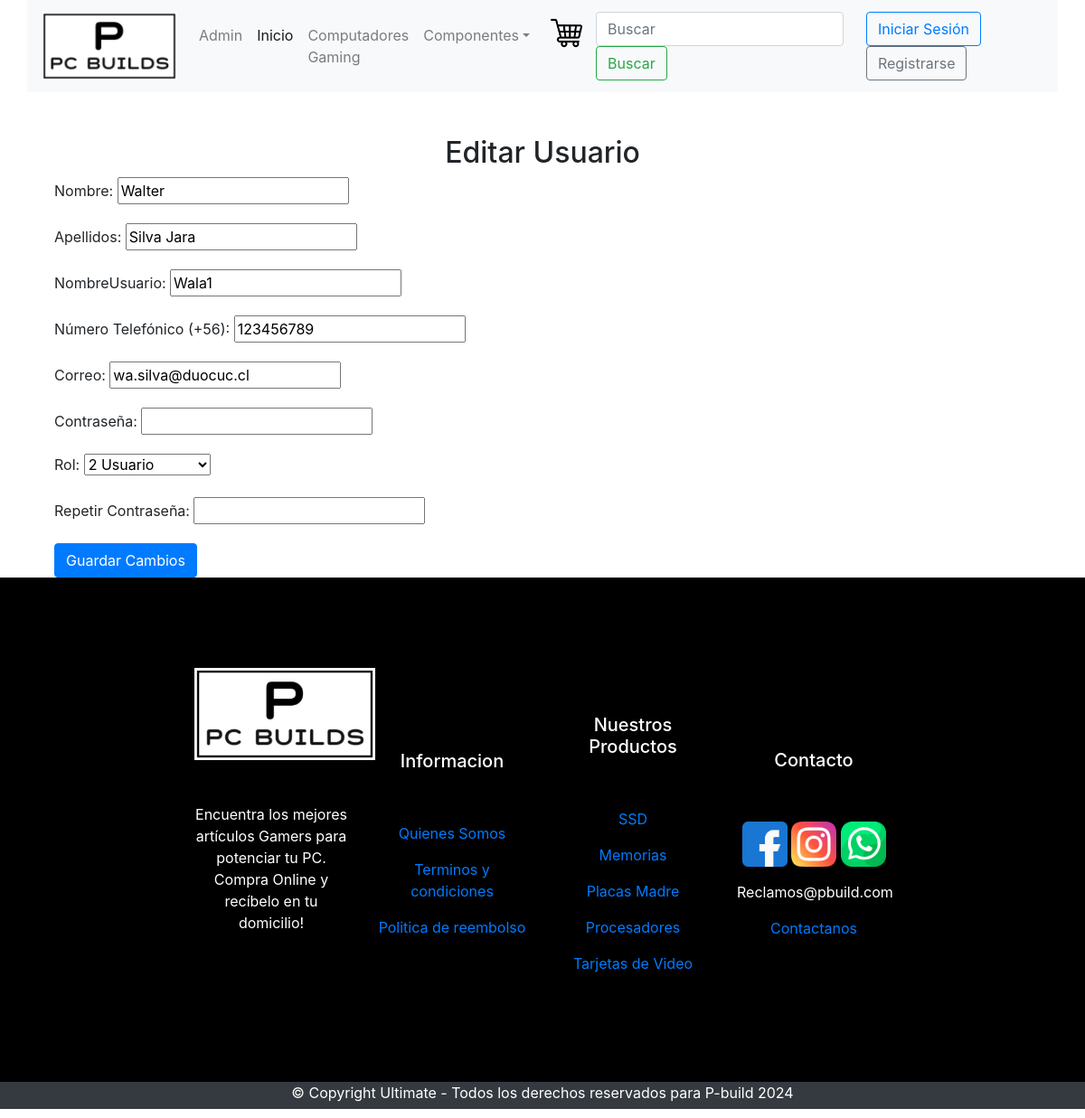
/editar_usuario/6/, run on the app's committed database.
### core/models.py (models this page shows, shortened)
class UsuarioHardware(models.Model):
    idUsuario = models.AutoField(primary_key=True, verbose_name='Id de usuario')
    nombreUsuario = models.CharField(max_length=15)
    nombre = models.CharField(max_length=20)
    apellidos = models.CharField(max_length=40)
    numero_telefonico = models.CharField(max_length=20, verbose_name="Número Telefónico (+56)", default='0000000000')
    correo = models.EmailField(max_length=40)
    contraseña = models.CharField(max_length=128)
    fechacreacion = models.DateField(verbose_name='Fecha de creación', auto_now_add=True)
    rol = models.ForeignKey(RolHardware, on_delete=models.CASCADE)

### core/views.py (the view)
# urls.py: path('editar_usuario/<int:usuario_id>/', editar_usuario, name='editar_usuario'),
def editar_usuario(request, usuario_id):
    usuario = get_object_or_404(UsuarioHardware, idUsuario=usuario_id)
    if request.method == 'POST':
        form = RegistroForm(request.POST, instance=usuario)
        if form.is_valid():
            usuario = form.save(commit=False)
            usuario.contraseña = make_password(form.cleaned_data.get('contraseña'))
            usuario.save()
            return redirect('listar_usuarios')
    else:
        form = RegistroForm(instance=usuario)
    return render(request, 'admin/editar_usuario.html', {'form': form, 'usuario': usuario})

### core/forms.py (shortened to what this page needs)
class RegistroForm(forms.ModelForm):
    password2 = forms.CharField(widget=forms.PasswordInput(), label="Repetir Contraseña")
    class Meta:
        model = UsuarioHardware
        fields = ['nombre', 'apellidos', 'nombreUsuario', 'numero_telefonico', 'correo', 'contraseña', 'rol']
        widgets = {
            'contraseña': forms.PasswordInput(),
        }

### core/models.py (called while the page is built)
    def __str__(self):
        return f"{self.idRol} {self.nombreRol}"

### core/templates/admin/editar_usuario.html (shortened to what this page needs)
{% extends 'core/base_generic.html' %}
{% load static %}
{% block content %}
<div class="container mt-5">
  <h2 class="text-center">Editar Usuario</h2>
  <div class="fondoform">
    <form id="editarForm" action="{% url 'editar_usuario' usuario.idUsuario %}" method="post">
      {{ form.as_p }}
      <button type="submit" class="btn btn-primary">Guardar Cambios</button>
    </form>
  </div>
</div>
{% endblock content %}

### data on the page
UsuarioHardware: nombre "Walter", apellidos "Silva Jara", nombreUsuario "Wala1", numero_telefonico "123456789", correo "wa.silva@duocuc.cl", rol "2 Usuario"
